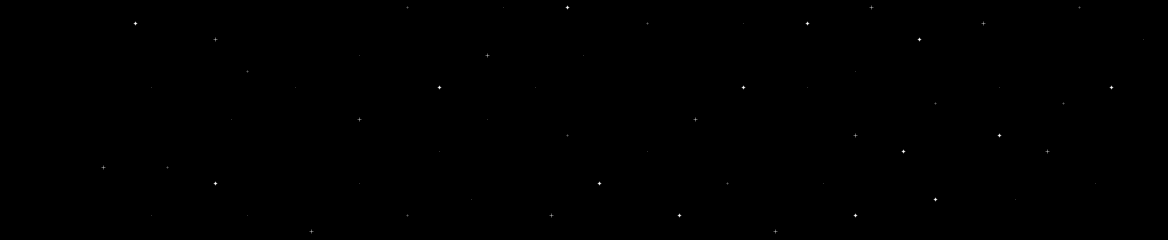

Rendered tile map (Tiled .tmx) drawn with the repository's tilesets; below, a short description and the map source with its tile grids summarised:
An orthogonal 73x15 tile map with 16x16 px tiles, 1 tile layer (AlwaysFront).

<map version="1.10" tiledversion="1.10.1" orientation="orthogonal" renderorder="right-down" width="73" height="15" tilewidth="16" tileheight="16" infinite="0" nextlayerid="13" nextobjectid="1454">
 <tileset firstgid="1" name="z_FarmHouseStar" tilewidth="16" tileheight="16" tilecount="4" columns="2">
  <image source="FarmHouseStar.png" width="32" height="32" />
  <tile id="0">
   <animation>
    <frame tileid="0" duration="400" />
    <frame tileid="1" duration="400" />
    <frame tileid="2" duration="400" />
    <frame tileid="3" duration="400" />
    <frame tileid="1" duration="400" />
    <frame tileid="0" duration="400" />
   </animation>
  </tile>
  <tile id="1">
   <animation>
    <frame tileid="0" duration="350" />
    <frame tileid="1" duration="350" />
    <frame tileid="2" duration="350" />
    <frame tileid="3" duration="350" />
    <frame tileid="2" duration="350" />
    <frame tileid="1" duration="350" />
    <frame tileid="0" duration="350" />
   </animation>
  </tile>
  <tile id="2">
   <animation>
    <frame tileid="0" duration="420" />
    <frame tileid="1" duration="420" />
    <frame tileid="2" duration="420" />
    <frame tileid="3" duration="420" />
    <frame tileid="1" duration="420" />
    <frame tileid="0" duration="420" />
   </animation>
  </tile>
  <tile id="3">
   <animation>
    <frame tileid="0" duration="370" />
    <frame tileid="1" duration="370" />
    <frame tileid="2" duration="370" />
    <frame tileid="3" duration="370" />
    <frame tileid="1" duration="370" />
    <frame tileid="0" duration="370" />
   </animation>
  </tile>
 </tileset>
 <layer id="7" name="AlwaysFront" width="73" height="15">
  <data>[1095 cells, 58 non-empty, 4 distinct tile ids]</data>
 </layer>
 <objectgroup id="8" name="AlwaysFront" />
</map>
